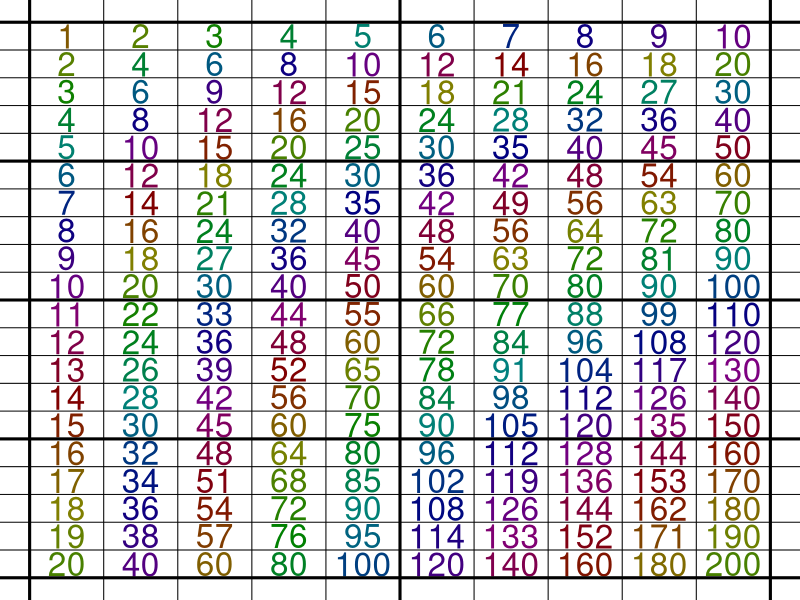

This chart was generated by the following R code:
pdf("mult_10x10.pdf",width = 8.5,height=11)

nc = 10
nr = 20

par(mar=c(0,0,0,0))
plot(0,0,"n",axes=F,ann=F,xlim=c(0,1),ylim=c(0,1))
for(i in 1:nc){
    for(j in 1:nr){
        text((i-0.5)/nc,1-(j-0.5)/nr,i*j,cex=2,col=hsv((log(i*j/3+exp(1)))%%1,1,0.5))
    }
}
for(i in 0:nr){
    if(i%%5==0){
        abline(h=i/nr,lwd=3)
    # } else if(i%%2==0){
    #     abline(h=i/nr,lwd=2)
    } else {
        abline(h=i/nr,lwd=1)
    }
}
for(i in 0:nc){
    if(i%%5==0){
        abline(v=i/nc,lwd=3)
    # } else if(i%%2==0){
    #     abline(v=i/nc,lwd=2)
    } else {
        abline(v=i/nc)
    }
}


dev.off()
